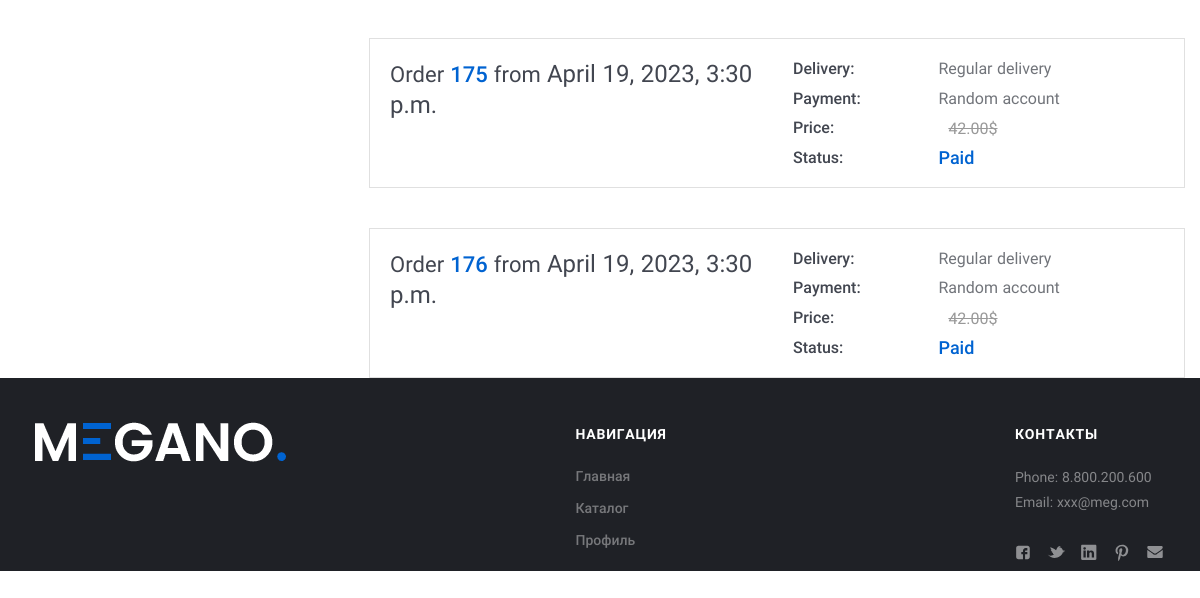
/order_list/ (signed in, lower part), run on an earlier commit of the app's database.
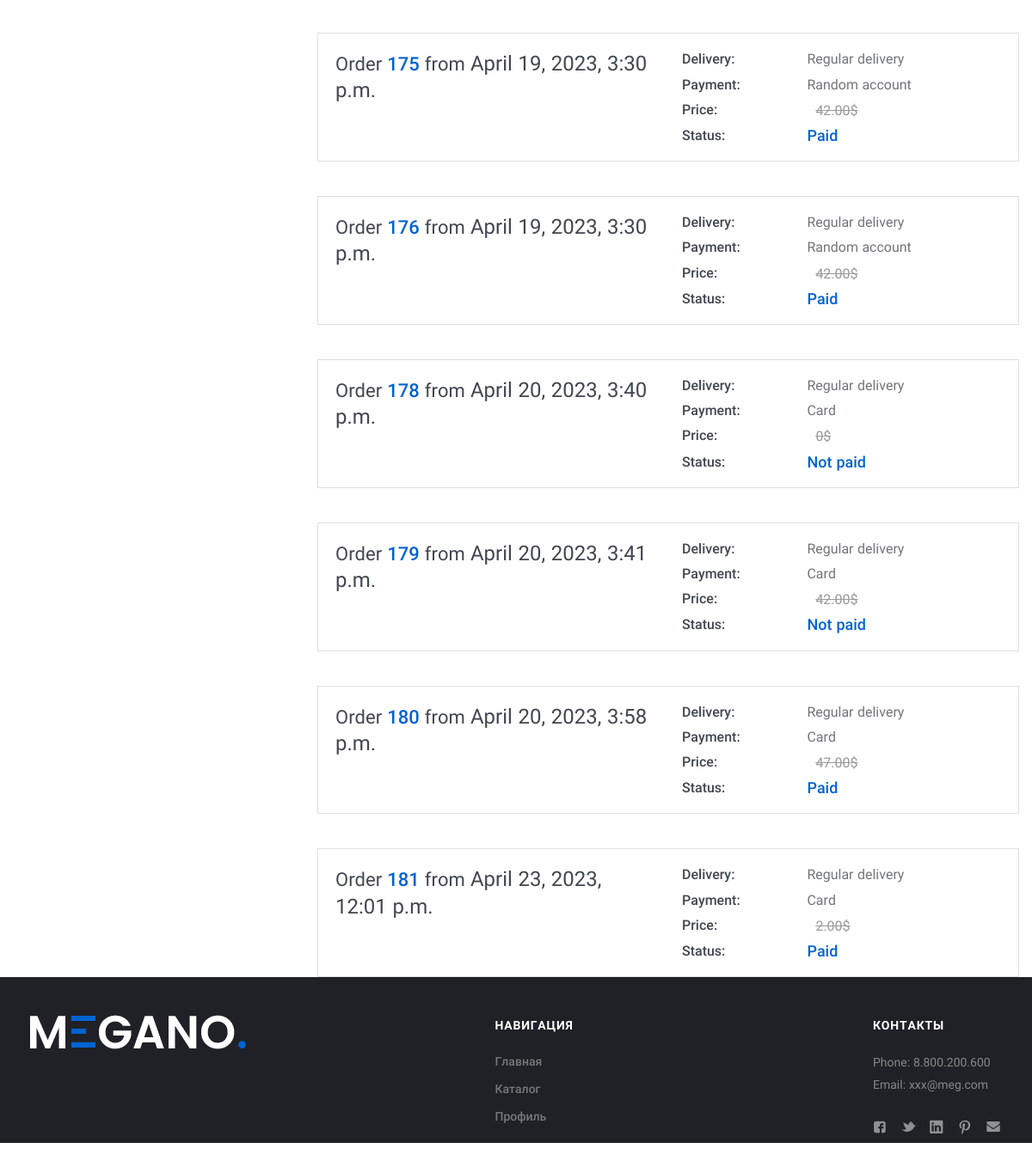
And on a later commit of the database.
### my_store_app/models.py (models this page shows, shortened)
class Order(models.Model):
    DELIVERY_CHOICES = [
        ('reg', _('Regular')),
        ('exp', _('Express'))
    ]
    PAYMENT_CHOICES = [
        ('card', _('Bank Card')),
        ('cash', _('From random account')),
    ]
    customer = models.ForeignKey(User, on_delete=models.CASCADE,
                                 null=True,
                                 related_name='orders',
                                 verbose_name=_('customer'))
    fio = models.CharField(max_length=100, null=True, blank=True, verbose_name=_('name and lastname'))
    phone_valid = RegexValidator(regex=r'^\+?1?\d{6,15}$',
                                 message=' '.join([str(_('номер телефона необходимо вводить в формате:')), '+999999999',
                                                   str(_('до 15 символов.'))]))
    phone = models.CharField(max_length=16, validators=[phone_valid],
                             null=True, blank=True, verbose_name=_('phone number'))
    email = models.EmailField(null=True, blank=True, verbose_name=_('email'))
    delivery = models.CharField(max_length=3,
                                choices=DELIVERY_CHOICES, default='reg', verbose_name=_('delivery'))
    payment_method = models.CharField(max_length=4,
                                      choices=PAYMENT_CHOICES,
                                      default='card',
                                      verbose_name=_('payment method'))
    city = models.CharField(max_length=25, null=True, blank=True, verbose_name=_('city'))
    address = models.TextField(max_length=255, null=True, blank=True, verbose_name=_('address'))
    in_order = models.BooleanField(default=False, verbose_name=_('in order'))
    paid = models.BooleanField(default=False, verbose_name=_('order is payed'))
    payment_error = models.CharField(max_length=50, null=True, blank=True, verbose_name=_('payment error'))
    ordered = models.DateTimeField(null=True, blank=True, verbose_name=_('order placement date'))
    braintree_id = models.CharField(max_length=150, blank=True, verbose_name=_('transaction id'))
    delivery_cost = models.DecimalField(max_digits=10, decimal_places=2, default=0, verbose_name=_('Delivery cost'))
    @property
    def total_sum(self) -> Decimal:
        total = Decimal(0.00)
        for product in self.order_products.all():
            total += product.final_price * product.quantity + product.order.delivery_cost
        return Decimal(total)
    def name(self):
        return self.__str__()
    class Meta:
        verbose_name = _('order')
        verbose_name_plural = _('orders')

class OrderProduct(models.Model):
    order = models.ForeignKey(
        Order,
        on_delete=models.CASCADE,
        related_name='order_products'
    )
    product = models.ForeignKey(
        Product,
        on_delete=models.CASCADE,
        related_name='order_products'
    )
    final_price = models.DecimalField(max_digits=10, decimal_places=2, default=0,
                                      verbose_name=_('final_price'))
    quantity = models.IntegerField(null=True, default=1,
                                   verbose_name=_('quantity'))
    class Meta:
        verbose_name = _('order product')
        verbose_name_plural = _('order products')

### my_store_app/views.py (the view)
# urls.py: path('order_list/', HistoryOrderView.as_view(), name='order_list'),
class HistoryOrderView(generic.ListView):
    model = Order
    context_object_name = 'orders'
    template_name = 'order_list.html'
    def get_queryset(self):
        return Order.objects.filter(customer=self.request.user, in_order=True)

### my_store_app/context_processors.py (called while the page is built)
def cart(request):
    return {'cart': Cart(request)}

def load_settings(request):
    return {'site_settings': SiteSettings.load()}

### my_store_app/models.py (called while the page is built)
    @property
    def icon_url(self):
        if self.icon and hasattr(self.icon, 'url'):
            return self.icon.url

    @classmethod
    def load(cls):
        try:
            return cls.objects.get()
        except cls.DoesNotExist:
            return cls()

### my_store_app/services/cart.py (called while the page is built)
    def __len__(self):
        return sum(item['quantity'] for item in self.cart.values())

### my_store_app/templatetags/category_tags.py (called while the page is built)
@register.simple_tag()
def get_categories():
    return ProductCategory.objects.all()

### my_store_app/templates/order_list.html (shortened to what this page needs)
{% extends 'base.html' %}
{% load i18n %}
{% load static %}
{% block content %}
    <div class="Middle Middle_top">
        <div class="Section Section_column Section_columnLeft">
            <div class="wrap">
                <div class="Section-column">
                </div>
                <div class="Section-content">
                    <div class="Orders">
                    {% for order in orders %}
                    <div class="Order Order_anons">
                        <div class="Order-personal">
                            <div class="row">
                                <div class="row-block"><a class="Order-title" href="{% url 'history_detail' order.id %}">{% trans 'Order' %}&#32;<span class="Order-numberOrder">{{ order.id }}</span>&#32;{% trans 'from' %}&#32;<span class="Order-dateOrder">{{ order.ordered }}</span></a>
                                </div>
                                <div class="row-block">
                                    <div class="Order-info Order-info_delivery">
                                        <div class="Order-infoType">{% trans 'Delivery' %}:
                                        </div>
                                        <div class="Order-infoContent">
                                            {% if order.delivery == 'reg' %}
                                                {% trans 'Regular delivery' %}
                                            {% else %}
                                                {% trans 'Express delivery' %}
                                            {% endif %}
                                        </div>
                                    </div>
                                    <div class="Order-info Order-info_pay">
                                        <div class="Order-infoType">{% trans 'Payment' %}:
                                        </div>
                                        <div class="Order-infoContent">
                                            {% if order.payment_method == 'card' %}
                                              {% trans 'Card' %}
                                            {% else %}
                                              {% trans 'Random account' %}
                                            {% endif %}
                                        </div>
                                    </div>
                                    <div class="Order-info">
                                      <div class="Order-infoType">{% trans 'Price' %}:
                                      </div>
                                      <div class="Order-infoContent"><span class="Order-price_old">{{ order.total_sum }}$</span>
                                      </div>
                                    </div>
                                    <div class="Order-info Order-info_status">
                                      <div class="Order-infoType">{% trans 'Status' %}:
                                      </div>
                                      <div class="Order-infoContent">
                                        {% if order.paid %}
                                        {% trans 'Paid' %}
                                        {% else %}
                                        {% trans 'Not paid' %}
                                        {% endif %}
                                      </div>
                                    </div>
                                </div>
                            </div>
                        </div>
                    </div>
                    {% endfor %}
                </div>
            </div>
        </div>
    </div>
{% endblock %}
{% block footer %}
{% include 'includes/footer.html' %}
{% endblock %}

What changed in the data, as far as the page shows it:
added Order: id "178", ordered "April 20, 2023, 3:40 p.m.", total_sum "0"
added Order: id "179", ordered "April 20, 2023, 3:41 p.m.", total_sum "42.00"
added Order: id "180", ordered "April 20, 2023, 3:58 p.m.", total_sum "47.00"
added Order: id "181", ordered "April 23, 2023, 12:01 p.m.", total_sum "2.00"
